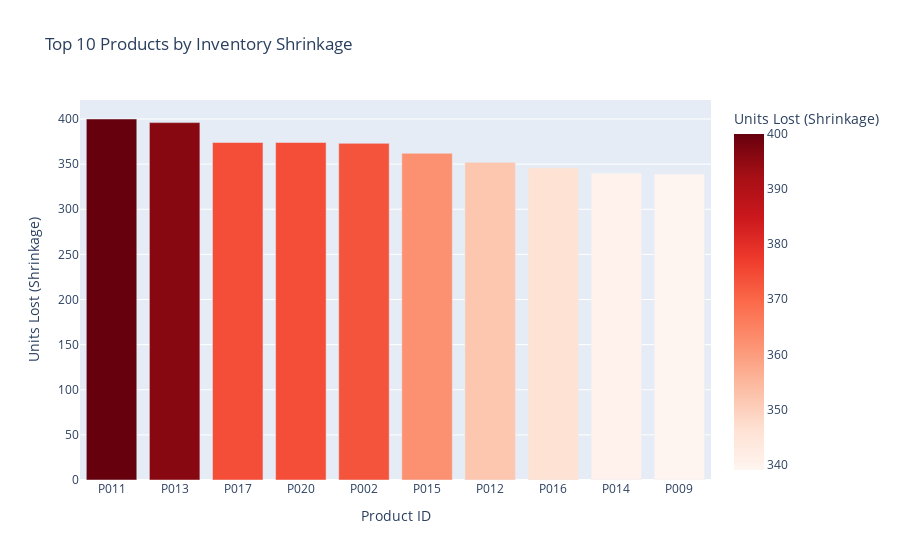

The code cell stored with this chart in its notebook:
### Code cell
import plotly.express as px

# Take top 10 products by shrinkage
top_shrink = df.sort_values(by='shrinkage', ascending=False).head(10)

fig = px.bar(
    top_shrink,
    x='product_id',
    y='shrinkage',
    title='Top 10 Products by Inventory Shrinkage',
    labels={'product_id': 'Product ID', 'shrinkage': 'Units Lost (Shrinkage)'},
    color='shrinkage',
    color_continuous_scale='Reds'
)

fig.show()

### Figure 1 — Plotly figure (JSON) as saved in the notebook; plotly's stock layout.template omitted (floating-point values rounded to 4 significant figures)
{"data": [{"alignmentgroup": "True", "hovertemplate": "Product ID=%{x}<br>Units Lost (Shrinkage)=%{marker.color}<extra></extra>", "legendgroup": "", "marker": {"color": [400, 396, 374, 374, 373, 362, 352, 346, 340, 339], "coloraxis": "coloraxis", "pattern": {"shape": ""}}, "name": "", "offsetgroup": "", "orientation": "v", "showlegend": false, "textposition": "auto", "type": "bar", "x": ["P011", "P013", "P017", "P020", "P002", "P015", "P012", "P016", "P014", "P009"], "xaxis": "x", "y": [400, 396, 374, 374, 373, 362, 352, 346, 340, 339], "yaxis": "y"}], "layout": {"barmode": "relative", "coloraxis": {"colorbar": {"title": {"text": "Units Lost (Shrinkage)"}}, "colorscale": [[0, "rgb(255,245,240)"], [0.125, "rgb(254,224,210)"], [0.25, "rgb(252,187,161)"], [0.375, "rgb(252,146,114)"], [0.5, "rgb(251,106,74)"], [0.625, "rgb(239,59,44)"], [0.75, "rgb(203,24,29)"], [0.875, "rgb(165,15,21)"], [1, "rgb(103,0,13)"]]}, "legend": {"tracegroupgap": 0}, "title": {"text": "Top 10 Products by Inventory Shrinkage"}, "xaxis": {"anchor": "y", "domain": [0, 1], "title": {"text": "Product ID"}}, "yaxis": {"anchor": "x", "domain": [0, 1], "title": {"text": "Units Lost (Shrinkage)"}}}}
